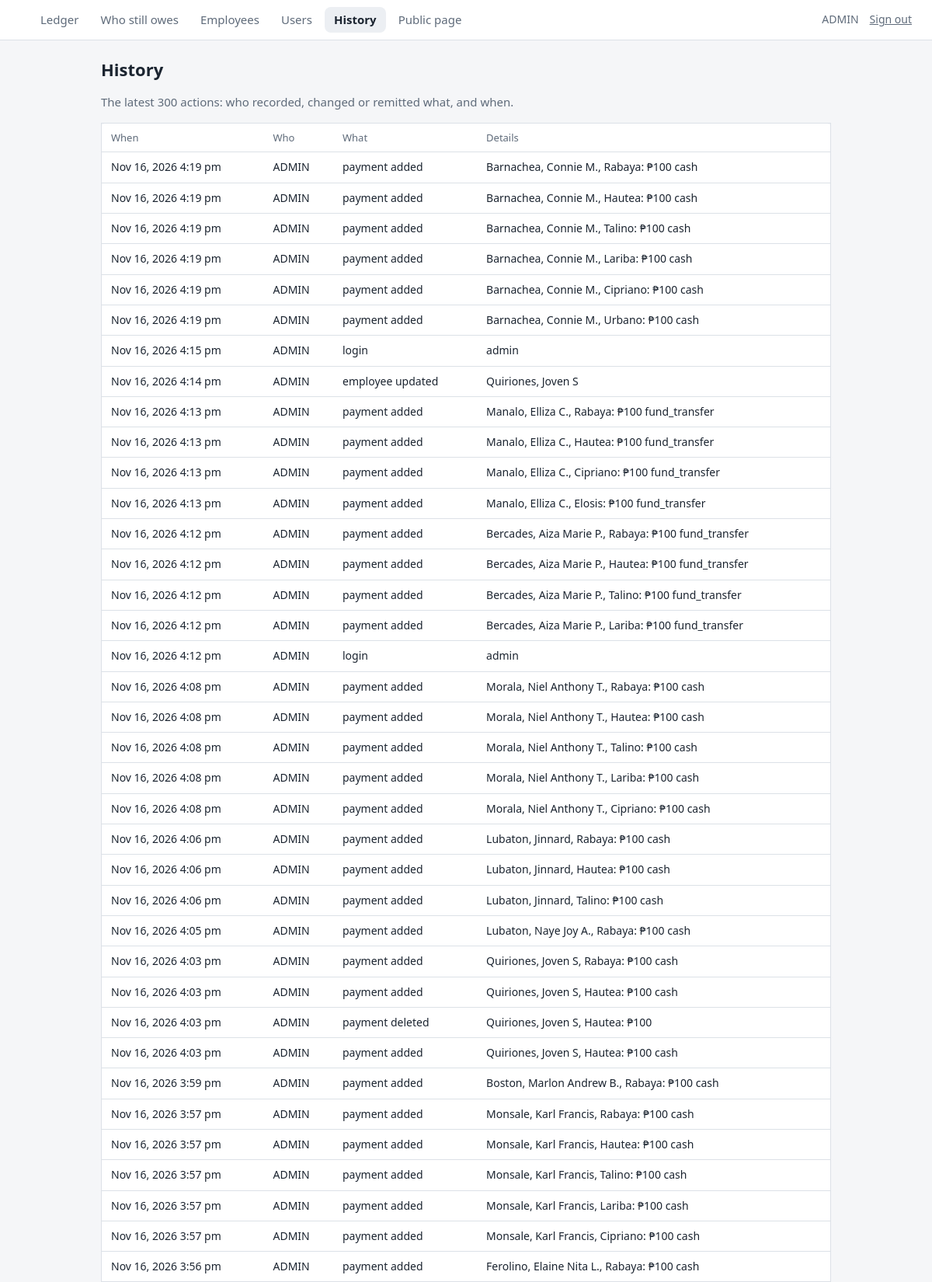
Screenshot of /audit.php (signed in, upper part) with the database file from the repository.
### tables this page shows
CREATE TABLE `audit_log` (
  `id` int(11) NOT NULL,
  `user_id` int(11) DEFAULT NULL,
  `action` varchar(40) NOT NULL,
  `detail` varchar(500) NOT NULL DEFAULT '',
  `created_at` datetime NOT NULL DEFAULT current_timestamp()
);

CREATE TABLE `users` (
  `id` int(11) NOT NULL,
  `username` varchar(40) NOT NULL,
  `full_name` varchar(100) NOT NULL,
  `password_hash` varchar(255) NOT NULL,
  `role` enum('admin','staff') NOT NULL DEFAULT 'staff',
  `active` tinyint(1) NOT NULL DEFAULT 1,
  `created_at` datetime NOT NULL DEFAULT current_timestamp()
);

### audit.php (the view, shortened to what this page needs)
<?php
require __DIR__ . '/inc/bootstrap.php';
$rows = db()->query(
    'SELECT a.created_at, a.action, a.detail, u.full_name FROM audit_log a
     LEFT JOIN users u ON u.id = a.user_id ORDER BY a.id DESC LIMIT 300'
)->fetchAll();
?>
<main class="page">
  <h1>History</h1>
  <p class="muted">The latest 300 actions: who recorded, changed or remitted what, and when.</p>
  <table class="list">
    <tr><th>When</th><th>Who</th><th>What</th><th>Details</th></tr>
    <?php foreach ($rows as $r): ?>
      <tr>
        <td style="white-space:nowrap"><?= h(date('M j, Y g:i a', strtotime($r['created_at']))) ?></td>
        <td><?= h($r['full_name']) ?></td>
        <td><?= h(str_replace('_', ' ', $r['action'])) ?></td>
        <td><?= h($r['detail']) ?></td>
      </tr>
    <?php endforeach; ?>
  </table>
</main>

### assets/app.css (style rules this page uses)
:root { --paper: #F5F6F8; --card: #FFFFFF; --ink: #1B2430; --muted: #5F6B7A; --line: #DCE1E7; --line-strong: #BCC5D0; --wash: #ECEFF3; --brand: #1E2A44; --on-brand: #FFFFFF; --danger: #B3261E; --ok-bg: #DFF1E4; --ok-ink: #1B5A2D; --warn-bg: #FAEBC8; --warn-ink: #66460A; --late-bg: #FADFDB; --late-ink: #86201A; --radius: 8px; color-scheme: light dark; font-family: "Segoe UI", system-ui, -apple-system, "Helvetica Neue", Arial, sans-serif; }
* { box-sizing: border-box; }
body { margin: 0; background: var(--paper); color: var(--ink); font-size: 15px; line-height: 1.45; }
h1 { font-size: 22px; font-weight: 600; margin: 0 0 12px; }
.muted, .hint { color: var(--muted); }
.page { max-width: 980px; margin: 0 auto; padding: 22px 20px 60px; }
table.list { width: 100%; border-collapse: collapse; background: var(--card); border: 1px solid var(--line); border-radius: var(--radius); font-size: 14px; }
.list th { text-align: left; font-weight: 500; color: var(--muted); padding: 9px 12px; border-bottom: 1px solid var(--line); font-size: 13px; }
.list td { padding: 9px 12px; border-bottom: 1px solid var(--line); vertical-align: top; }

### rows the page displays
audit_log: created_at "Nov 16, 2026 4:19 pm", user.full_name "ADMIN", action "payment added", detail "Barnachea, Connie M., Rabaya: ₱100 cash"
audit_log: created_at "Nov 16, 2026 4:19 pm", user.full_name "ADMIN", action "payment added", detail "Barnachea, Connie M., Hautea: ₱100 cash"
audit_log: created_at "Nov 16, 2026 4:19 pm", user.full_name "ADMIN", action "payment added", detail "Barnachea, Connie M., Talino: ₱100 cash"
audit_log: created_at "Nov 16, 2026 4:19 pm", user.full_name "ADMIN", action "payment added", detail "Barnachea, Connie M., Lariba: ₱100 cash"
audit_log: created_at "Nov 16, 2026 4:19 pm", user.full_name "ADMIN", action "payment added", detail "Barnachea, Connie M., Cipriano: ₱100 cash"
audit_log: created_at "Nov 16, 2026 4:19 pm", user.full_name "ADMIN", action "payment added", detail "Barnachea, Connie M., Urbano: ₱100 cash"
audit_log: created_at "Nov 16, 2026 4:15 pm", user.full_name "ADMIN", action "login", detail "admin"
audit_log: created_at "Nov 16, 2026 4:14 pm", user.full_name "ADMIN", action "employee updated", detail "Quiriones, Joven S"
audit_log: created_at "Nov 16, 2026 4:13 pm", user.full_name "ADMIN", action "payment added", detail "Manalo, Elliza C., Rabaya: ₱100 fund_transfer"
audit_log: created_at "Nov 16, 2026 4:13 pm", user.full_name "ADMIN", action "payment added", detail "Manalo, Elliza C., Hautea: ₱100 fund_transfer"
audit_log: created_at "Nov 16, 2026 4:13 pm", user.full_name "ADMIN", action "payment added", detail "Manalo, Elliza C., Cipriano: ₱100 fund_transfer"
audit_log: created_at "Nov 16, 2026 4:13 pm", user.full_name "ADMIN", action "payment added", detail "Manalo, Elliza C., Elosis: ₱100 fund_transfer"
audit_log: created_at "Nov 16, 2026 4:12 pm", user.full_name "ADMIN", action "payment added", detail "Bercades, Aiza Marie P., Rabaya: ₱100 fund_transfer"
audit_log: created_at "Nov 16, 2026 4:12 pm", user.full_name "ADMIN", action "payment added", detail "Bercades, Aiza Marie P., Hautea: ₱100 fund_transfer"
audit_log: created_at "Nov 16, 2026 4:12 pm", user.full_name "ADMIN", action "payment added", detail "Bercades, Aiza Marie P., Talino: ₱100 fund_transfer"
audit_log: created_at "Nov 16, 2026 4:12 pm", user.full_name "ADMIN", action "payment added", detail "Bercades, Aiza Marie P., Lariba: ₱100 fund_transfer"
audit_log: created_at "Nov 16, 2026 4:12 pm", user.full_name "ADMIN", action "login", detail "admin"
audit_log: created_at "Nov 16, 2026 4:08 pm", user.full_name "ADMIN", action "payment added", detail "Morala, Niel Anthony T., Rabaya: ₱100 cash"
audit_log: created_at "Nov 16, 2026 4:08 pm", user.full_name "ADMIN", action "payment added", detail "Morala, Niel Anthony T., Hautea: ₱100 cash"
audit_log: created_at "Nov 16, 2026 4:08 pm", user.full_name "ADMIN", action "payment added", detail "Morala, Niel Anthony T., Talino: ₱100 cash"
audit_log: created_at "Nov 16, 2026 4:08 pm", user.full_name "ADMIN", action "payment added", detail "Morala, Niel Anthony T., Lariba: ₱100 cash"
audit_log: created_at "Nov 16, 2026 4:08 pm", user.full_name "ADMIN", action "payment added", detail "Morala, Niel Anthony T., Cipriano: ₱100 cash"
audit_log: created_at "Nov 16, 2026 4:06 pm", user.full_name "ADMIN", action "payment added", detail "Lubaton, Jinnard, Rabaya: ₱100 cash"
audit_log: created_at "Nov 16, 2026 4:06 pm", user.full_name "ADMIN", action "payment added", detail "Lubaton, Jinnard, Hautea: ₱100 cash"
audit_log: created_at "Nov 16, 2026 4:06 pm", user.full_name "ADMIN", action "payment added", detail "Lubaton, Jinnard, Talino: ₱100 cash"
audit_log: created_at "Nov 16, 2026 4:05 pm", user.full_name "ADMIN", action "payment added", detail "Lubaton, Naye Joy A., Rabaya: ₱100 cash"
audit_log: created_at "Nov 16, 2026 4:03 pm", user.full_name "ADMIN", action "payment added", detail "Quiriones, Joven S, Rabaya: ₱100 cash"
audit_log: created_at "Nov 16, 2026 4:03 pm", user.full_name "ADMIN", action "payment added", detail "Quiriones, Joven S, Hautea: ₱100 cash"
audit_log: created_at "Nov 16, 2026 4:03 pm", user.full_name "ADMIN", action "payment deleted", detail "Quiriones, Joven S, Hautea: ₱100"
audit_log: created_at "Nov 16, 2026 4:03 pm", user.full_name "ADMIN", action "payment added", detail "Quiriones, Joven S, Hautea: ₱100 cash"
audit_log: created_at "Nov 16, 2026 3:59 pm", user.full_name "ADMIN", action "payment added", detail "Boston, Marlon Andrew B., Rabaya: ₱100 cash"
audit_log: created_at "Nov 16, 2026 3:57 pm", user.full_name "ADMIN", action "payment added", detail "Monsale, Karl Francis, Rabaya: ₱100 cash"
audit_log: created_at "Nov 16, 2026 3:57 pm", user.full_name "ADMIN", action "payment added", detail "Monsale, Karl Francis, Hautea: ₱100 cash"
audit_log: created_at "Nov 16, 2026 3:57 pm", user.full_name "ADMIN", action "payment added", detail "Monsale, Karl Francis, Talino: ₱100 cash"
audit_log: created_at "Nov 16, 2026 3:57 pm", user.full_name "ADMIN", action "payment added", detail "Monsale, Karl Francis, Lariba: ₱100 cash"
audit_log: created_at "Nov 16, 2026 3:57 pm", user.full_name "ADMIN", action "payment added", detail "Monsale, Karl Francis, Cipriano: ₱100 cash"
audit_log: created_at "Nov 16, 2026 3:56 pm", user.full_name "ADMIN", action "payment added", detail "Ferolino, Elaine Nita L., Rabaya: ₱100 cash"

### other values shown
$label "Ledger"
$label "Who still owes"
$label "Employees"
$label "Users"
$label "History"
$label "Public page"
$u['full_name'] "ADMIN"
